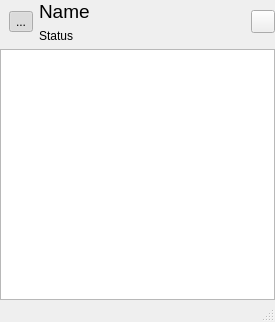
<?xml version="1.0" encoding="UTF-8"?>
<ui version="4.0">
 <class>MainWindow</class>
 <widget class="QMainWindow" name="MainWindow">
  <property name="geometry">
   <rect>
    <x>0</x>
    <y>0</y>
    <width>275</width>
    <height>322</height>
   </rect>
  </property>
  <property name="windowTitle">
   <string>The Hamatuchi</string>
  </property>
  <widget class="QWidget" name="centralWidget">
   <layout class="QVBoxLayout" name="verticalLayout" stretch="0,0">
    <property name="margin">
     <number>0</number>
    </property>
    <item>
     <widget class="QWidget" name="widget" native="true">
      <property name="sizePolicy">
       <sizepolicy hsizetype="Preferred" vsizetype="Fixed">
        <horstretch>0</horstretch>
        <verstretch>0</verstretch>
       </sizepolicy>
      </property>
      <layout class="QHBoxLayout" name="horizontalLayout">
       <property name="leftMargin">
        <number>9</number>
       </property>
       <property name="topMargin">
        <number>0</number>
       </property>
       <property name="rightMargin">
        <number>0</number>
       </property>
       <property name="bottomMargin">
        <number>0</number>
       </property>
       <item>
        <widget class="QToolButton" name="buttonOnOff">
         <property name="text">
          <string>...</string>
         </property>
         <property name="icon">
          <iconset>
           <normalon>:/res/img/onoff.png</normalon>
          </iconset>
         </property>
         <property name="iconSize">
          <size>
           <width>40</width>
           <height>40</height>
          </size>
         </property>
         <property name="checkable">
          <bool>true</bool>
         </property>
         <property name="checked">
          <bool>true</bool>
         </property>
        </widget>
       </item>
       <item>
        <widget class="QWidget" name="widgetName" native="true">
         <layout class="QVBoxLayout" name="verticalLayout_3">
          <property name="margin">
           <number>0</number>
          </property>
          <item>
           <widget class="QLabel" name="label">
            <property name="font">
             <font>
              <pointsize>14</pointsize>
             </font>
            </property>
            <property name="text">
             <string>Name</string>
            </property>
           </widget>
          </item>
          <item>
           <widget class="QLabel" name="label_2">
            <property name="font">
             <font>
              <pointsize>9</pointsize>
             </font>
            </property>
            <property name="text">
             <string>Status</string>
            </property>
           </widget>
          </item>
         </layout>
        </widget>
       </item>
       <item>
        <widget class="QToolButton" name="toolButton">
         <property name="icon">
          <iconset>
           <normalon>:/res/img/tools.png</normalon>
          </iconset>
         </property>
        </widget>
       </item>
      </layout>
     </widget>
    </item>
    <item>
     <widget class="QListView" name="contacts">
      <property name="font">
       <font>
        <pointsize>11</pointsize>
       </font>
      </property>
      <property name="iconSize">
       <size>
        <width>24</width>
        <height>24</height>
       </size>
      </property>
     </widget>
    </item>
   </layout>
  </widget>
  <widget class="QStatusBar" name="statusBar"/>
  <action name="actionToggle">
   <property name="text">
    <string>Toggle</string>
   </property>
  </action>
 </widget>
 <layoutdefault spacing="6" margin="11"/>
 <tabstops>
  <tabstop>contacts</tabstop>
  <tabstop>buttonOnOff</tabstop>
  <tabstop>toolButton</tabstop>
 </tabstops>
 <resources/>
 <connections>
  <connection>
   <sender>buttonOnOff</sender>
   <signal>toggled(bool)</signal>
   <receiver>contacts</receiver>
   <slot>setEnabled(bool)</slot>
   <hints>
    <hint type="sourcelabel">
     <x>25</x>
     <y>31</y>
    </hint>
    <hint type="destinationlabel">
     <x>41</x>
     <y>233</y>
    </hint>
   </hints>
  </connection>
  <connection>
   <sender>buttonOnOff</sender>
   <signal>toggled(bool)</signal>
   <receiver>widgetName</receiver>
   <slot>setEnabled(bool)</slot>
   <hints>
    <hint type="sourcelabel">
     <x>18</x>
     <y>43</y>
    </hint>
    <hint type="destinationlabel">
     <x>89</x>
     <y>52</y>
    </hint>
   </hints>
  </connection>
 </connections>
</ui>
